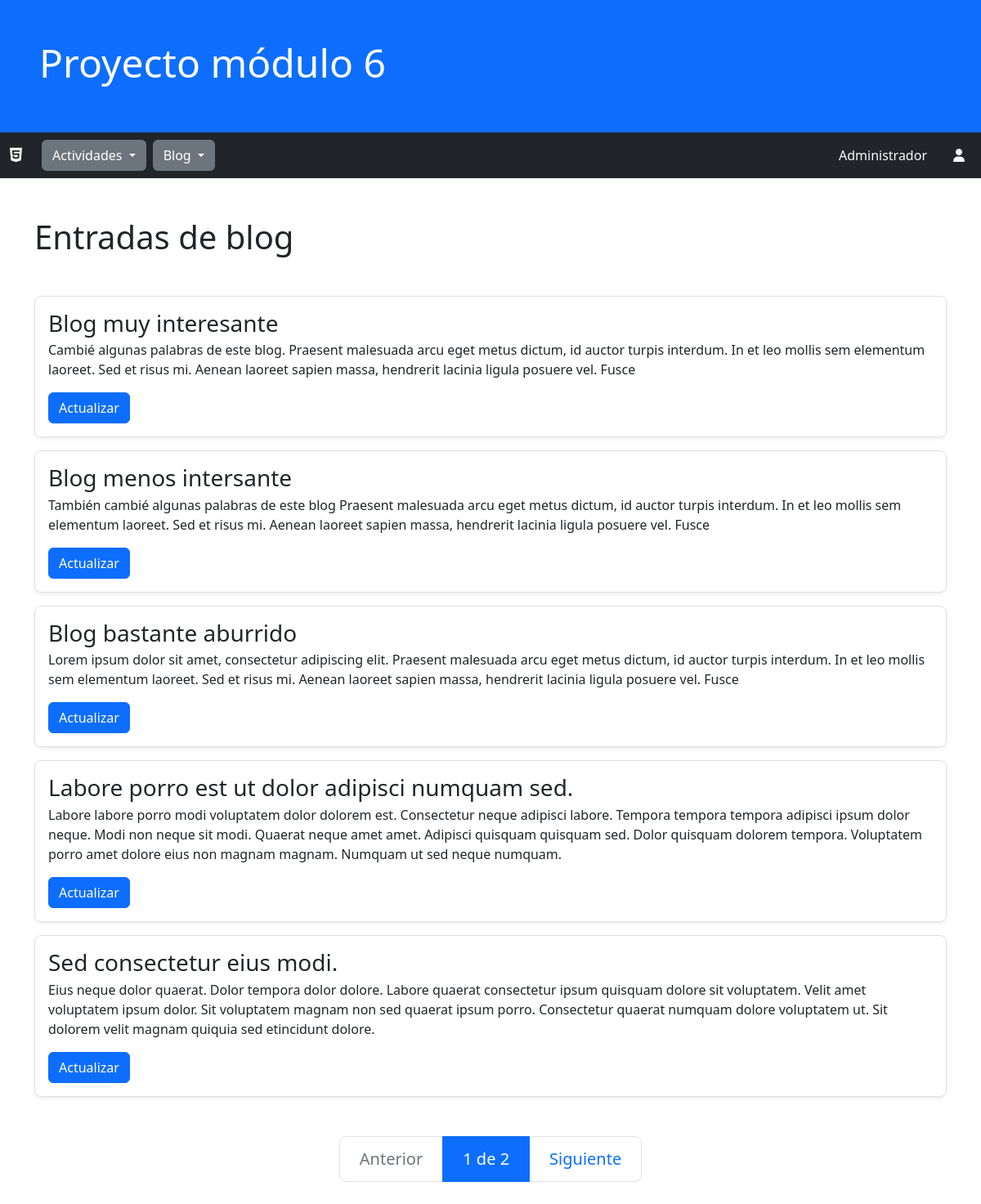
/blog/, run on an earlier commit of the app's database.
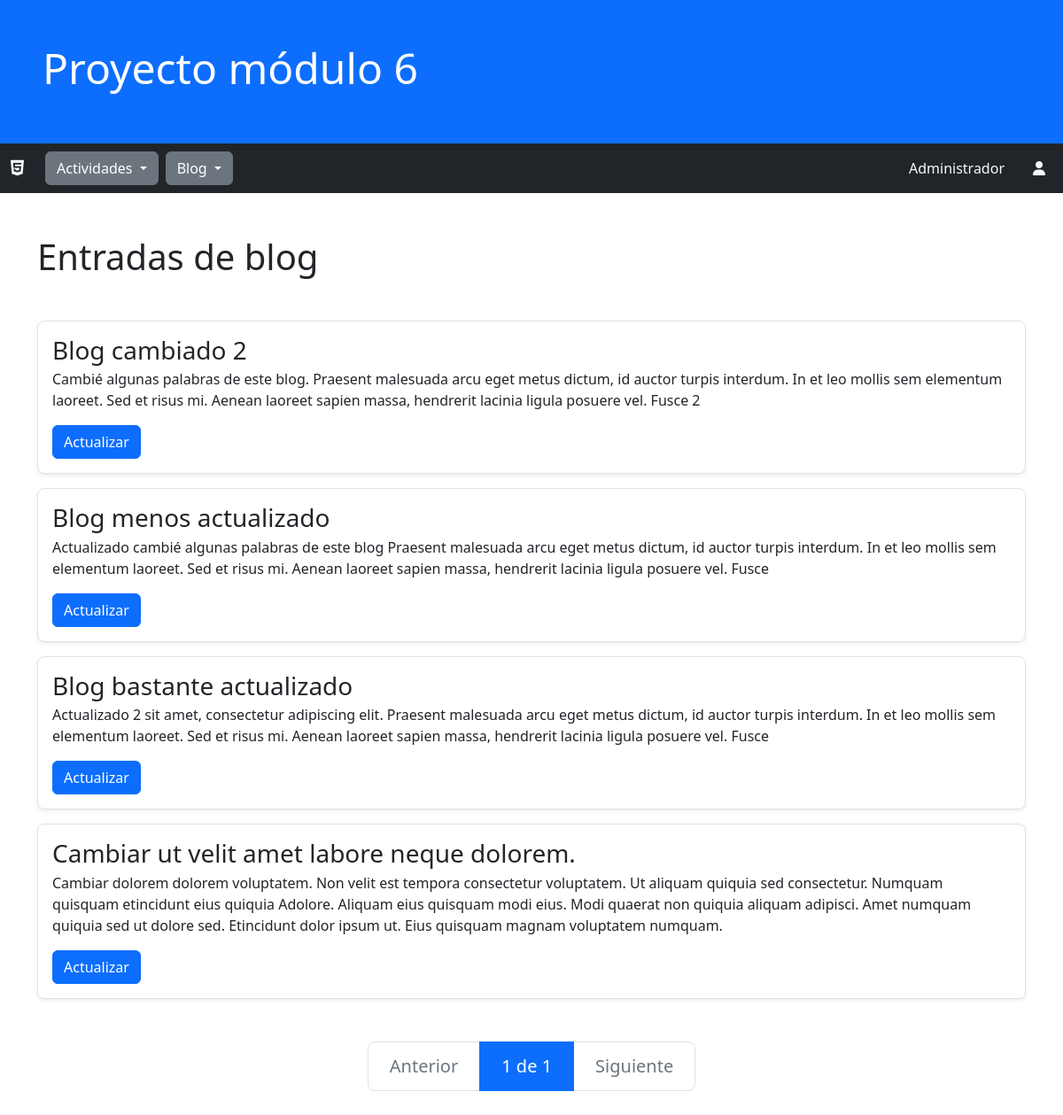
And on a later commit of the database.
### blog/models.py (models this page shows, shortened)
class EntradaBlog(models.Model):
    titulo = models.CharField(max_length=128, verbose_name="Título")
    contenido = models.TextField(verbose_name="Contenido")
    fecha_creacion = models.DateTimeField(auto_now_add=True, verbose_name="Fecha de creación")
    fecha_actualizacion = models.DateTimeField(auto_now=True, verbose_name="Fecha de actualización")
    class Meta():
        verbose_name_plural = "Blogs"
        verbose_name = "Blog"
        ordering = ['fecha_creacion']

### blog/views.py (the view)
# urls.py: path('', views.BlogHome.as_view(), name='home' ),
class BlogHome(ListView):
    model = models.EntradaBlog
    template_name= 'blog/blog_home.html'
    context_object_name = 'blogs'
    paginate_by = 5

### blog/templates/blog/blog_home.html
{% extends 'actividades/base.html' %}
{% block contenido %}
<div class="container my-5">
    <h1 class="display-6">Entradas de blog</h1>
</div>
<div class="container my-5 d-flex flex-column justify-content-end gap-3">
    {% for blog in blogs %}
    <div class="p-3 border rounded-3 shadow-sm">
        <div>
            <a href="{% url 'blog:detail' blog.id %} " class="list-group-item list-group-item-action">
                <div class="w-100">
                    <h3 class="mb-1">{{blog.titulo}}</h3>
                    <p>{{blog.contenido}}</p>
                    <a class="btn btn-primary" href="{% url 'blog:update' blog.id %}">Actualizar</a>
                </div>
            </a>
        </div>
    </div>
    {% endfor %}
</div>
<ul class="pagination pagination-lg justify-content-center my-5">
    <li class="page-item">
        {% if page_obj.has_previous %}
        <a class="page-link" href="?{{param_get}}&page={{page_obj.previous_page_number}}">Anterior</a>
        {% else %}
        <a class="page-link disabled" href="">Anterior</a>
        {% endif %}
    </li>
    <li class="page-item active">
        <a class="page-link" href="{{param_get}}&page={{page_obj.number}}">{{page_obj.number}} de {{page_obj.paginator.num_pages}}</a>
    </li>
    <li class="page-item">
        {% if page_obj.has_next %}
        <a class="page-link" href="?{{param_get}}&page={{page_obj.next_page_number}}">Siguiente</a>
        {% else %}
        <a class="page-link disabled" href="">Siguiente</a>
        {% endif %}
    </li>
</ul>
{% endblock %}

### actividades/templates/actividades/base.html (shortened to what this page needs)
<!DOCTYPE html>
<html lang="en">
<head>
    <link href="https://cdn.jsdelivr.net/npm/bootstrap@5.2.2/dist/css/bootstrap.min.css" rel="stylesheet">
    <link rel="stylesheet" href="https://cdnjs.cloudflare.com/ajax/libs/font-awesome/6.2.0/css/all.min.css" />
</head>
<body>
    {% url 'actividades:home' as url_home %}
    {% url 'actividades:generador' as url_generador %}
    {% url 'blog:blog_home' as url_blog %}
    {% url 'actividades:crear' as url_crear %}
    <div class="container-fluid bg-primary p-5">
        <h1 class="display-5 text-white">Proyecto módulo 6</h1>
    </div>
    <div class="container-fluid px-0 sticky-{}">
        <nav class="navbar navbar-expand-sm bg-dark navbar-dark py-2">
            <div class="container-fluid">
                <a class="navbar-brand" href="#">
                    <span><i class="fa-brands fa-html5"></i></span>
                </a>
                <div class="collapse navbar-collapse" id="contenido_navbar">
                    <ul class="navbar-nav me-auto mb-0 pt-3 pt-sm-0">
                        <div class="dropdown mx-2">
                            <a class="btn btn-secondary dropdown-toggle" href="#" role="button" data-bs-toggle="dropdown" aria-expanded="false">
                              Actividades
                            </a>
                        </div>
                        <div class="dropdown">
                            <a class="btn btn-secondary dropdown-toggle" href="#" role="button" data-bs-toggle="dropdown" aria-expanded="false">
                              Blog
                            </a>
                        </div>
                    </ul>
                    <div class="d-flex pt-3 pt-sm-0 me-2 text-light flex-column flex-sm-row gap-3">
                        <a class="text-decoration-none text-light me-3" href="{% url 'admin:index' %}">Administrador</a>
                        <span class="d-none d-sm-inline"><i class="fa-solid fa-user"></i></span>
                    </div>
                </div>
            </div>
        </nav>
    </div>
    {% block contenido %}{% endblock %}
</body>
</html>

What changed in the data, as far as the page shows it:
removed EntradaBlog: titulo "Labore porro est ut dolor adipisci numquam sed.", contenido "Labore labore porro modi voluptatem dolor dolorem est. Consectetur neque adipisci labore. Tempora tempora tempora adipisci ipsum dolor neque. Modi non neque sit modi. Quaerat neque amet amet. Adipisci quisquam quisquam sed. Dolor quisquam dolorem tempora. Voluptatem porro amet dolore eius non magnam magnam. Numquam ut sed neque numquam."
removed EntradaBlog: titulo "Sed consectetur eius modi.", contenido "Eius neque dolor quaerat. Dolor tempora dolor dolore. Labore quaerat consectetur ipsum quisquam dolore sit voluptatem. Velit amet voluptatem ipsum dolor. Sit voluptatem magnam non sed quaerat ipsum porro. Consectetur quaerat numquam dolore voluptatem ut. Sit dolorem velit magnam quiquia sed etincidunt dolore."
changed EntradaBlog: titulo "Blog muy interesante" → "Blog cambiado 2"; contenido "…ligula posuere vel. Fusce" → "…ligula posuere vel. Fusce 2"
changed EntradaBlog: titulo "Blog menos intersante" → "Blog menos actualizado"; contenido "También cambié algunas palabras de…" → "Actualizado cambié algunas palabras de…"
changed EntradaBlog: titulo "Blog bastante aburrido" → "Blog bastante actualizado"; contenido "Lorem ipsum dolor sit amet, consectetur adipiscing…" → "Actualizado 2 sit amet, consectetur adipiscing…"
added EntradaBlog: titulo "Cambiar ut velit amet labore neque dolorem.", contenido "Cambiar dolorem dolorem voluptatem. Non velit est tempora consectetur voluptatem. Ut aliquam quiquia sed consectetur. Numquam quisquam etincidunt eius quiquia Adolore. Aliquam eius quisquam modi eius. Modi quaerat non quiquia aliquam adipisci. Amet numquam quiquia sed ut dolore sed. Etincidunt dolor ipsum ut. Eius quisquam magnam voluptatem numquam."
Also different on the page:
{{ page_obj.paginator.num_pages }}: "2" → "1"
